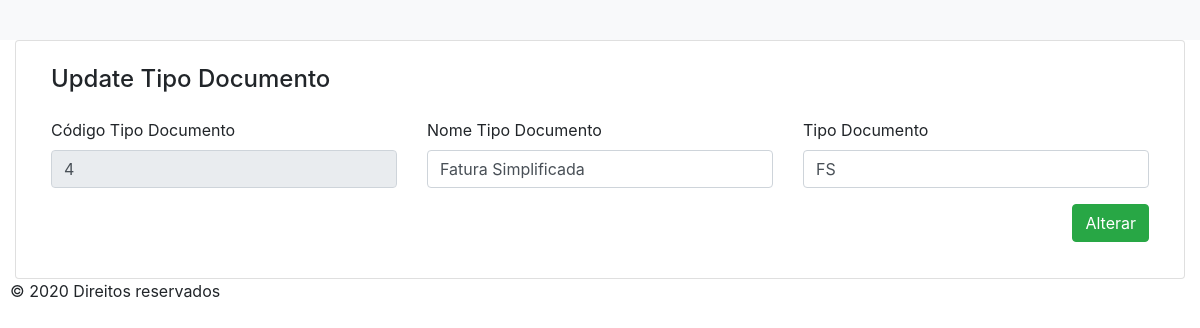
Screenshot of /update/updateFormTipoDoc.php?id=4 with the database file from the repository.
### tables this page shows
CREATE TABLE `tiposdoc` (
  `codTiposDoc` int NOT NULL AUTO_INCREMENT,
  `nomeTiposDoc` varchar(30) NOT NULL,
  `tipoDoc` varchar(10) NOT NULL,
  PRIMARY KEY (`codTiposDoc`),
  UNIQUE KEY `tipoDoc` (`tipoDoc`)
);

### update/updateFormTipoDoc.php (the view, shortened to what this page needs)
<?php
include_once '../common/cabecalho.php';
    $id = $_GET['id'];
    $database = new Connection();
    $db = $database->openConnection();
    $sql = "SELECT * from tiposdoc where codTiposDoc =". $id ;
?>
<main role="main" id="main" class="col-lg-12 container main">
    <div class="card col-md-12">
        <article class="card-body">
            <h4 class="card-title mb-4 mt-1">Update Tipo Documento</h4>
            <form action="./updateTipoDoc.php" method="POST">
            <div class="row">
                <?php
                    foreach ($db->query($sql) as $row) {
                ?>
                <div class="form-group col-md-4">
                    <label for="codTDoc">Código Tipo Documento</label>
                    <input class="form-control" type="text" id="codTDoc" name="codTDoc" value="<?php echo $row['codTiposDoc'] ?>" readonly>
                </div>
                <div class="form-group col-md-4">
                    <label for="nomeTDoc">Nome Tipo Documento</label>
                    <input class="form-control" type="text" id="nomeTDoc" name="nomeTDoc" value="<?php echo $row['nomeTiposDoc'] ?>">
                </div>
                <div class="form-group col-md-4">
                    <label for="tipoDoc">Tipo Documento</label>
                    <input class="form-control" type="text" id="tipoDoc" name="tipoDoc"  value="<?php echo $row['tipoDoc'] ?>">
                </div>
                <div class="form-group col-md-12">
                    <button class="btn btn-success" style="float:right" type="submit" name="submit">Alterar</button>
                </div>
            </div>
            </form>
        </article>
    </div>
</main>
    <?php
    }
     include_once '../common/rodape.php';
    ?>
</body>
</html>

### rows the page displays
tiposdoc: codTDoc "4", nomeTDoc "Fatura Simplificada", tipoDoc "FS"
